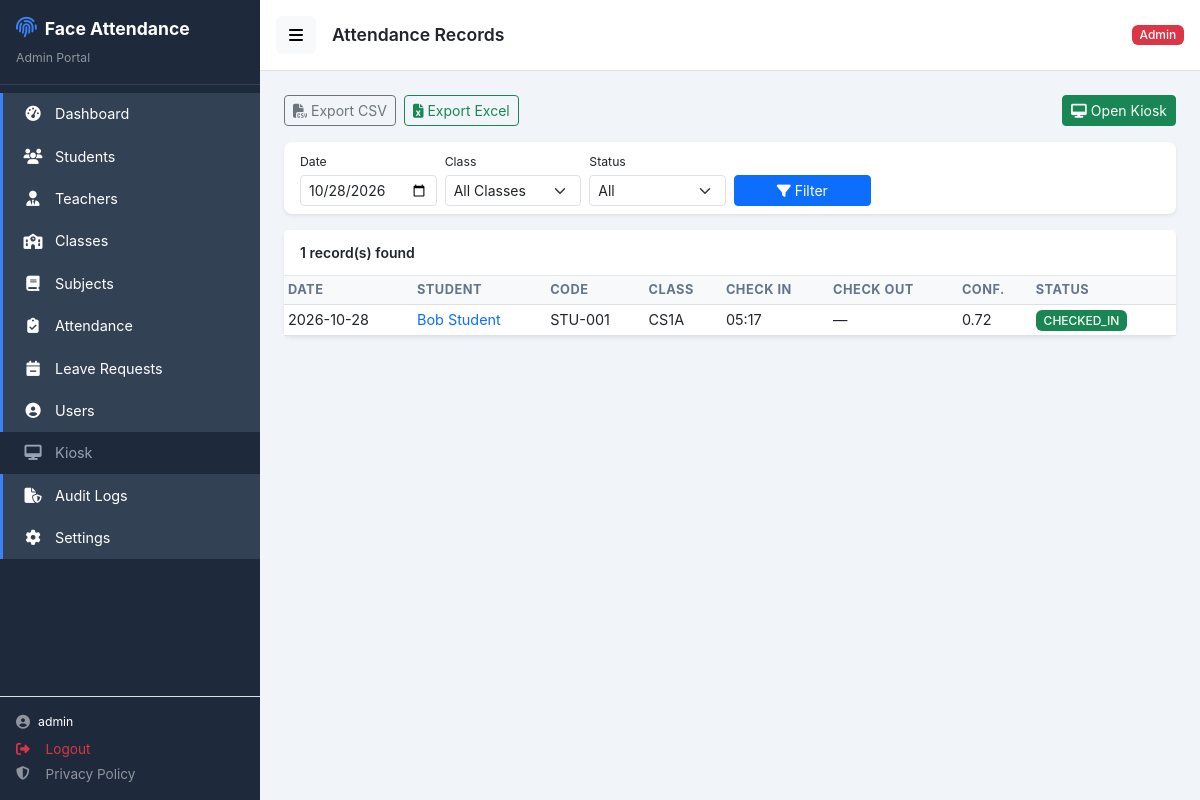
Screenshot of /public/admin/attendance (signed in) with the database file from the repository.
### tables this page shows
CREATE TABLE attendance (
    id INT UNSIGNED AUTO_INCREMENT PRIMARY KEY,
    student_id INT UNSIGNED NOT NULL,
    attendance_date DATE NOT NULL,
    check_in_time DATETIME NOT NULL,
    check_out_time DATETIME NULL,
    check_in_confidence FLOAT NULL,
    check_out_confidence FLOAT NULL,
    check_in_photo VARCHAR(255) NULL,
    check_out_photo VARCHAR(255) NULL,
    status ENUM('checked_in','checked_out','late','absent','on_leave') NOT NULL DEFAULT 'checked_in',
    created_at DATETIME NOT NULL DEFAULT CURRENT_TIMESTAMP,
    UNIQUE KEY uq_att_date_student (student_id, attendance_date),
    CONSTRAINT fk_att_student FOREIGN KEY (student_id) REFERENCES students(id) ON DELETE CASCADE ON UPDATE CASCADE,
    INDEX idx_att_date (attendance_date),
    INDEX idx_att_student (student_id),
    INDEX idx_att_status (status)
);

CREATE TABLE students (
    id INT UNSIGNED AUTO_INCREMENT PRIMARY KEY,
    user_id INT UNSIGNED NULL UNIQUE,
    student_code VARCHAR(40) NOT NULL UNIQUE,
    full_name VARCHAR(120) NOT NULL,
    email VARCHAR(120) NULL,
    phone VARCHAR(30) NULL,
    gender ENUM('male','female','other') NULL,
    date_of_birth DATE NULL,
    class_id INT UNSIGNED NULL,
    is_active TINYINT(1) NOT NULL DEFAULT 1,
    face_registered TINYINT(1) NOT NULL DEFAULT 0,
    face_registration_version INT UNSIGNED NOT NULL DEFAULT 0,
    created_at DATETIME NOT NULL DEFAULT CURRENT_TIMESTAMP,
    updated_at DATETIME NOT NULL DEFAULT CURRENT_TIMESTAMP ON UPDATE CURRENT_TIMESTAMP,
    CONSTRAINT fk_students_user FOREIGN KEY (user_id) REFERENCES users(id) ON DELETE SET NULL ON UPDATE CASCADE,
    CONSTRAINT fk_students_class FOREIGN KEY (class_id) REFERENCES classes(id) ON DELETE SET NULL ON UPDATE CASCADE,
    INDEX idx_students_class (class_id),
    INDEX idx_students_active (is_active),
    INDEX idx_students_face_reg (face_registered)
);

CREATE TABLE classes (
    id INT UNSIGNED AUTO_INCREMENT PRIMARY KEY,
    class_code VARCHAR(40) NOT NULL UNIQUE,
    class_name VARCHAR(120) NOT NULL,
    start_time TIME NOT NULL DEFAULT '08:00:00',
    late_grace_minutes INT UNSIGNED NOT NULL DEFAULT 15,
    rest_start_time TIME NULL,
    rest_end_time TIME NULL,
    is_active TINYINT(1) NOT NULL DEFAULT 1,
    created_at DATETIME NOT NULL DEFAULT CURRENT_TIMESTAMP,
    updated_at DATETIME NOT NULL DEFAULT CURRENT_TIMESTAMP ON UPDATE CURRENT_TIMESTAMP,
    INDEX idx_classes_active (is_active)
);

### app/Controllers/Admin/AttendanceController.php (called while the page is built, shortened)
<?php
require_once BASE_PATH . '/app/Models/AttendanceModel.php';
class AttendanceController extends BaseController
{
    public function index(): void
    {
        $date = $_GET['date'] ?? null;
        $classCode = $_GET['class'] ?? null;
        $status = $_GET['status'] ?? null;
        $studentId = (int)($_GET['student_id'] ?? 0) ?: null;
        $records = AttendanceModel::getRecords($date, $studentId, $classCode, $status);
        $classes = ClassModel::listAll();
        $students = StudentModel::listAll();
        $this->view('admin/attendance', 'admin', [
            'title' => 'Attendance Records',
            'records' => $records,
            'classes' => $classes, 'students' => $students,
            'date' => $date, 'classCode' => $classCode, 'status' => $status,
            'csrf' => $this->csrfField(),
        ]);
    }
}

### public/index.php (called while the page is built, shortened)
<?php
$requestUri = $_SERVER['REQUEST_URI'] ?? '/';
$baseDir = parse_url(APP_URL, PHP_URL_PATH) ?? '';
if ($baseDir && strpos($requestUri, $baseDir) === 0) {
    $requestUri = substr($requestUri, strlen($baseDir));
}
$requestUri = $requestUri ?: '/';
$method = $_SERVER['REQUEST_METHOD'] ?? 'GET';
$requestUri = parse_url($requestUri, PHP_URL_PATH) ?: $requestUri;
$requestUri = preg_replace('#^/index\.php(?:/|$)#', '/', $requestUri);
$requestUri = rtrim($requestUri, '/') ?: '/';
$router = new Router();
$router->dispatch($method, $requestUri);

### app/Models/AttendanceModel.php (called while the page is built, shortened)
<?php
class AttendanceModel
{
    public static function getRecords(?string $date = null, ?int $studentId = null, ?string $classCode = null, ?string $status = null): array
    {
        $where = "1=1"; $params = [];
        return Database::fetchAll("
            SELECT a.*, s.student_code, s.full_name, c.class_code, c.class_name
            FROM attendance a
            JOIN students s ON s.id = a.student_id
            LEFT JOIN classes c ON c.id = s.class_id
            WHERE $where
            ORDER BY a.attendance_date DESC, a.check_in_time DESC
            LIMIT 500", $params);
    }
}

### app/Core/Database.php (called while the page is built, shortened)
<?php
class Database
{
    private static ?PDO $instance = null;
    public static function getInstance(): PDO
    {
        if (self::$instance === null) {
            $dsn = "mysql:host=" . DB_HOST . ";dbname=" . DB_NAME . ";charset=" . DB_CHARSET;
            try {
                self::$instance = new PDO($dsn, DB_USER, DB_PASS, [
                    PDO::ATTR_ERRMODE => PDO::ERRMODE_EXCEPTION,
                    PDO::ATTR_DEFAULT_FETCH_MODE => PDO::FETCH_ASSOC,
                    PDO::ATTR_EMULATE_PREPARES => false,
                ]);
            } catch (PDOException $e) {
                if (APP_DEBUG) {
                    die("Database connection failed: " . $e->getMessage());
                }
                die("A database error occurred. Please try again later.");
            }
        }
        return self::$instance;
    }
    public static function query(string $sql, array $params = []): PDOStatement
    {
        $stmt = self::getInstance()->prepare($sql);
        $stmt->execute($params);
        return $stmt;
    }
    public static function fetchAll(string $sql, array $params = []): array
    {
        $stmt = self::query($sql, $params);
        return $stmt->fetchAll();
    }
}

### views/admin/attendance.php (the view, shortened to what this page needs)
<div class="d-flex justify-content-between align-items-center mb-3">
    <div class="d-flex gap-2">
        <a href="<?php echo APP_URL; ?>/admin/export/attendance?format=csv" class="btn btn-outline-secondary btn-sm"><i class="fa-solid fa-file-csv me-1"></i>Export CSV</a>
        <a href="<?php echo APP_URL; ?>/admin/export/attendance?format=excel" class="btn btn-outline-success btn-sm"><i class="fa-solid fa-file-excel me-1"></i>Export Excel</a>
    </div>
    <a href="<?php echo APP_URL; ?>/kiosk" class="btn btn-success btn-sm"><i class="fa-solid fa-desktop me-1"></i>Open Kiosk</a>
</div>
<form method="GET" class="card border-0 shadow-sm mb-3">
    <div class="card-body py-2">
        <div class="row g-2 align-items-end">
            <div class="col-md-2">
                <label class="form-label small mb-1">Date</label>
                <input type="date" name="date" class="form-control form-control-sm" value="<?php echo htmlspecialchars($date ?? date('Y-m-d')); ?>">
            </div>
            <div class="col-md-2">
                <label class="form-label small mb-1">Class</label>
                <select name="class" class="form-select form-select-sm">
                    <option value="">All Classes</option>
                </select>
            </div>
            <div class="col-md-2">
                <label class="form-label small mb-1">Status</label>
                <select name="status" class="form-select form-select-sm">
                    <option value="">All</option>
                </select>
            </div>
            <div class="col-md-2">
                <button type="submit" class="btn btn-primary btn-sm w-100"><i class="fa-solid fa-filter me-1"></i>Filter</button>
            </div>
        </div>
    </div>
</form>
<div class="card border-0 shadow-sm">
    <div class="card-header bg-white"><span><?php echo count($records); ?> record(s) found</span></div>
    <div class="table-responsive">
        <table class="table table-sm table-hover align-middle mb-0">
            <thead class="table-light">
                <tr><th>Date</th><th>Student</th><th>Code</th><th>Class</th><th>Check In</th><th>Check Out</th><th>Conf.</th><th>Status</th></tr>
            </thead>
            <tbody>
            <?php foreach ($records as $r): ?>
            <tr>
                <td><?php echo htmlspecialchars($r['attendance_date']); ?></td>
                <td><a href="<?php echo APP_URL; ?>/admin/students/<?php echo $r['student_id']; ?>" class="text-decoration-none"><?php echo htmlspecialchars($r['full_name']); ?></a></td>
                <td><?php echo htmlspecialchars($r['student_code']); ?></td>
                <td><?php echo htmlspecialchars($r['class_code'] ?? '—'); ?></td>
                <td><?php echo htmlspecialchars(substr($r['check_in_time'], 11, 5)); ?></td>
                <td><?php echo $r['check_out_time'] ? htmlspecialchars(substr($r['check_out_time'], 11, 5)) : '—'; ?></td>
                <td><?php echo $r['check_in_confidence'] ? round($r['check_in_confidence'], 3) : '—'; ?></td>
                <td>
                    <span class="badge bg-<?php echo match($r['status']) {
                        'late' => 'warning', 'on_leave' => 'info', 'checked_out' => 'secondary', default => 'success'
                    }; ?>"><?php echo strtoupper($r['status']); ?></span>
                </td>
            </tr>
            <?php endforeach; ?>
            </tbody>
        </table>
    </div>
</div>

### public/assets/css/app.css (style rules this page uses)
:root { --sidebar-width: 260px; --sidebar-bg: #1e293b; --sidebar-hover: #334155; --sidebar-active: #3b82f6; --topbar-height: 60px; --content-bg: #f1f5f9; --card-shadow: 0 2px 12px rgba(0,0,0,0.08); --primary: #3b82f6; --success: #10b981; --danger: #ef4444; --warning: #f59e0b; }
* { box-sizing: border-box; }
body { font-family: -apple-system, BlinkMacSystemFont, 'Segoe UI', Roboto, Oxygen, Ubuntu, sans-serif; background: var(--content-bg); min-height: 100vh; font-size: 14px; }
.card { border-radius: 8px; box-shadow: var(--card-shadow); }
.card-header { border-bottom: 1px solid #e2e8f0; background: #fff; font-weight: 600; padding: 0.75rem 1rem; }
.card-body { padding: 1rem; }
.table { font-size: 0.9rem; }
.table thead th { font-size: 0.8rem; text-transform: uppercase; letter-spacing: 0.5px; color: #64748b; }
.table td { vertical-align: middle; }
.table-responsive { overflow-x: auto; }
.badge { font-weight: 500; font-size: 0.75rem; }

### rows the page displays
attendance: attendance_date "2026-10-28", student.full_name "Bob Student", student.student_code "STU-001", classes.class_code "CS1A", check_in_time "05:17", check_in_confidence "0.72", status "CHECKED_IN"

### other values shown
APP_NAME "Face Attendance"
$label "Dashboard"
$label "Students"
$label "Teachers"
$label "Classes"
$label "Subjects"
$label "Attendance"
$label "Leave Requests"
$label "Users"
$label "Kiosk"
$label "Audit Logs"
$label "Settings"
Session::get('username', 'Admin') "admin"
$title "Attendance Records"
count($records) "1"
